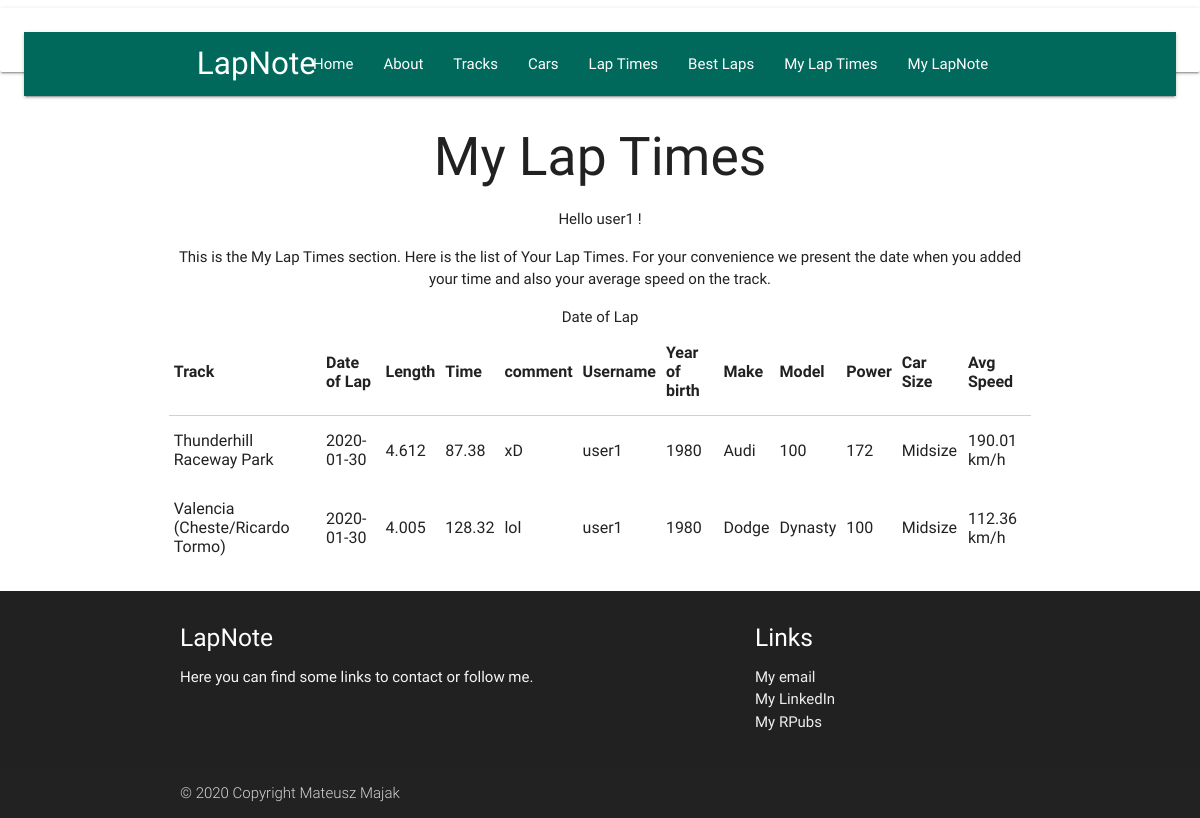
The app's page /mylaptimes (signed in) with its own data.
### CircuitsTimes/models.py (models this page shows, shortened)
class Users(db.Model, UserMixin):
    id = db.Column(db.Integer, primary_key=True)
    username = db.Column(db.String(20), unique=True, nullable=False)
    YearOfBirth = db.Column(db.Integer, nullable=False)
    email = db.Column(db.String(120), unique=True, nullable=False)
    password = db.Column(db.String(60), nullable=False)
    CarID = db.Column(db.Integer, nullable=False, default=1)
    private = db.Column(db.Integer, default=1)
    LapTime_id = db.relationship('LapTimes', backref='driver', foreign_keys='[LapTimes.user_id]', lazy='dynamic')

class Cars(db.Model):
    __tablename__ = 'cars'
    id = db.Column(db.Integer, primary_key=True)
    Make = db.Column(db.String(15), nullable=False)
    Model = db.Column(db.String(15), nullable=False)
    Year = db.Column(db.Integer, nullable=False)
    Power = db.Column(db.Float, nullable=False)
    Cylinders = db.Column(db.Integer, nullable=False)
    Transmission = db.Column(db.String(20), nullable=False)
    DrivenWheels = db.Column(db.String(20), nullable=False)
    DoorsNumber = db.Column(db.Integer, nullable=False)
    CarSize = db.Column(db.String(15), nullable=False)
    CarStyle = db.Column(db.String(15), nullable=False)
    LapTime_id = db.relationship('LapTimes', backref="car", lazy='dynamic')

### CircuitsTimes/views.py (the view)
@app.route('/mylaptimes')
@login_required
def mylaptimes():
    conn = db.engine
    laptime = pd.read_sql_query('''SELECT L.*, T.*, C.*, U.* FROM LapTimes L JOIN Cars C ON L.car_id=C.id JOIN Tracks
    T ON L.track_id=T.id JOIN Users U ON L.user_id=U.id WHERE U.id=:yourID''', conn,
                                params={"yourID": current_user.id})
    laptime_small = laptime[['Name', 'date_added', 'Length', 'Time', 'comment', 'username', 'YearOfBirth', 'Make',
                             'Model', 'Power', 'CarSize']]
    laptime_small['Avg Speed'] = laptime_small['Length']/laptime_small['Time']*3600
    laptime_small['Avg Speed'] = laptime_small['Avg Speed'].round(2)
    laptime_small['Avg Speed'] = laptime_small['Avg Speed'].astype(str) + ' km/h'
    laptime_small.columns = ['Track', 'Date of Lap', 'Length', 'Time', 'comment', 'Username', 'Year of birth', 'Make',
                             'Model', 'Power', 'Car Size', 'Avg Speed']
    return render_template('mylaptimes.html', tables=[laptime_small.to_html(classes='data', index=False)],
                           titles=laptime_small.columns.values)

### CircuitsTimes/models.py (called while the page is built)
@login_manager.user_loader
def get_user(user_id):
    return Users.query.get(int(user_id))

### CircuitsTimes/views.py (called while the page is built)
@app.context_processor
def inject_variables():
    if current_user.is_authenticated:
        return dict(user={'name': current_user.username})
    else:
        return dict(user={'name': 'Anonymous'})

### CircuitsTimes/templates/mylaptimes.html (shortened to what this page needs)
{% extends "base.html" %}
{% block content %}
    <h2>My Lap Times</h2>
    <p>
      Hello
      {% if user %}
        {{ user.name | striptags }}
      {% endif %}!
        <p>This is the My Lap Times section. Here is the list of Your Lap Times. For your convenience we present the
    date when you added your time and also your average speed on the track. </p>
    </p>
     <table id='myTable' class="highlight">
        <tbody>
        {% for table in tables %}
            {{ table|safe }}
        {% endfor %}
        </tbody>
      </table>
{% endblock %}

### CircuitsTimes/static/css/style.css (style rules this page uses)
body { display: flex; min-height: 100vh; flex-direction: column; }

### records on screen
Users: name "user1"
Cars: CarSize "Track Date of Lap Length Time comment Username Year of birth Make Model Power Car Size Avg Speed Thunderhill Raceway Park 2020-01-30 4.612 87.38 xD user1 1980 Audi 100 172 Midsize 190.01 km/h Valencia (Cheste/Ricardo Tormo) 2020-01-30 4.005 128.32 lol user1 1980 Dodge Dynasty 100 Midsize 112.36 km/h"
